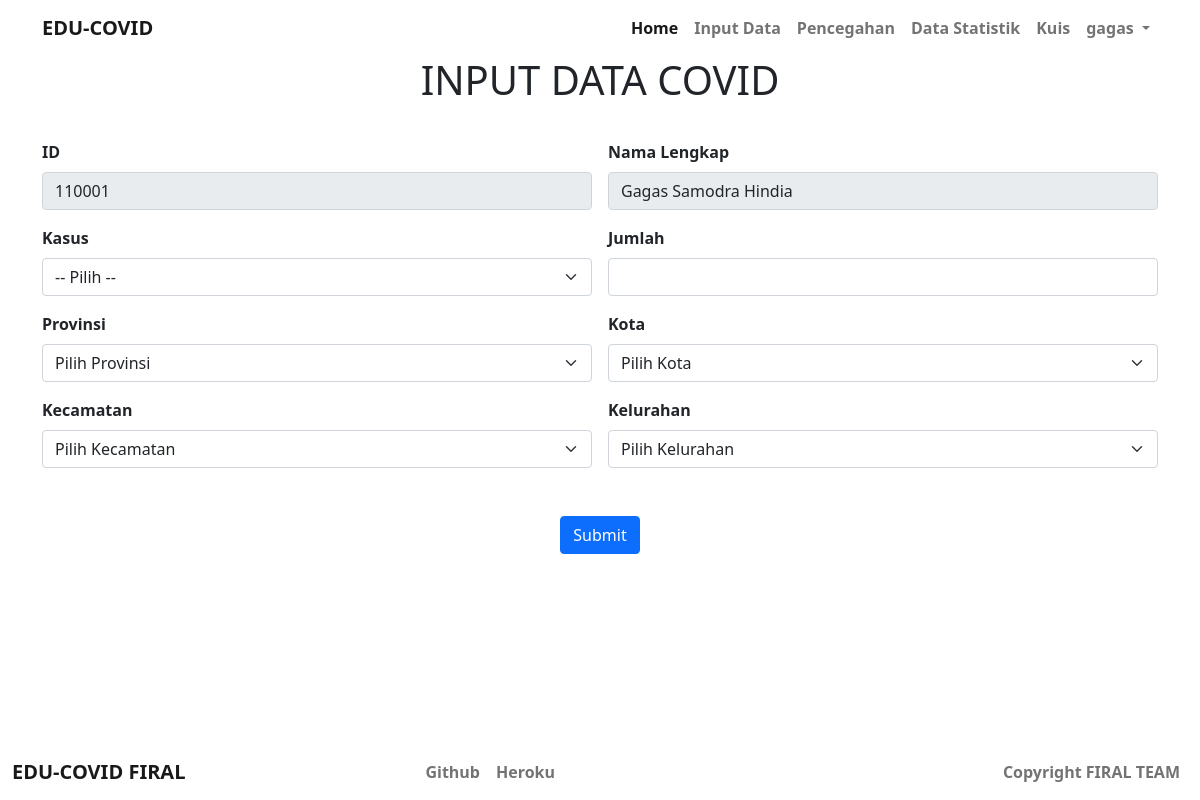
The app's page /input_covid.php (signed in) with its own data.
### tables this page shows
CREATE TABLE `akun` (
  `id` int(11) NOT NULL,
  `username` varchar(15) NOT NULL,
  `password` varchar(30) NOT NULL,
  `email` varchar(40) NOT NULL,
  `level` varchar(10) NOT NULL,
  `id_covid_ranger` int(11) NOT NULL
);

CREATE TABLE `covid_ranger` (
  `id` int(11) NOT NULL,
  `nama_lengkap` varchar(50) NOT NULL,
  `jenis_kelamin` varchar(50) NOT NULL,
  `email` varchar(40) NOT NULL,
  `no_hp` varchar(20) NOT NULL,
  `alamat` varchar(50) NOT NULL,
  `provinsi` varchar(50) NOT NULL,
  `kota` varchar(50) NOT NULL,
  `kelurahan` varchar(50) NOT NULL,
  `kecamatan` varchar(50) NOT NULL,
  `NIK` varchar(50) NOT NULL,
  `usia` int(11) NOT NULL,
  `tempat_lahir` varchar(50) NOT NULL,
  `tanggal_lahir` varchar(50) NOT NULL
);

### input_covid.php (the view, shortened to what this page needs)
<?php
    require_once 'config.php';
    $id = $_SESSION['id'];
    $result = mysqli_query($con, "SELECT * FROM akun where id_covid_ranger = '$id'");
    $row = mysqli_fetch_array($result);
    $id_ranger = $row['id_covid_ranger'];
    $ranger = mysqli_query($con, "SELECT * FROM covid_ranger where id = '$id_ranger'");
    $rows = mysqli_fetch_array($ranger);
 ?>
 <!DOCTYPE html>
 <html>
 <head>
    <link href="https://cdn.jsdelivr.net/npm/bootstrap@5.0.0-beta3/dist/css/bootstrap.min.css" rel="stylesheet"
>
    <link rel="stylesheet" href="css/style.css">
 </head>
 <body>
 	<header>
 		<nav class="navbar navbar-expand-lg navbar-light">
 			<div class="container-fluid">
 				<a class="navbar-brand" href="#">EDU-COVID</a>
 			<div class="collapse navbar-collapse" id="navbarNavDropdown">
 				<ul class="navbar-nav ms-auto">
 					<li class="nav-item">
 						<a class="nav-link active" aria-current="page" href="index.php">Home</a>
 					</li>
 					<li class="nav-item">
                        <a class="nav-link" href="input_covid.php">Input Data</a>
                    </li>
 					<li class="nav-item">
 						<a class="nav-link" href="pencegahan.php">Pencegahan</a>
 					</li>
 					<li class="nav-item">
 						<a class="nav-link" href="statistik.php">Data Statistik</a>
 					</li>
 					<li class="nav-item">
 						<a class="nav-link" href="kuis.php">Kuis</a>
 					</li>
 					<li class="nav-item dropdown">
 						<a class="nav-link dropdown-toggle" href="#" id="navbarDropdownMenuLink" role="button"
 						data-bs-toggle="dropdown" aria-expanded="false">
 						<?= $row['username'] ?>
 					</a>
 				</li>
 			</ul>
 		</div>
 	</div>
 </nav>
</header>
<div class="container">
	<h1 class="text-center">INPUT DATA COVID</h1>
<form class="row g-3" method="post">
  <div class="col-md-6">
    <label for="inputEmail4" class="form-label">ID</label>
    <input type="text" class="form-control" id="inputEmail4" readonly value="<?= $rows['id'] ?>" name="id_ranger">
  </div>
  <div class="col-md-6">
    <label for="inputPassword4" class="form-label">Nama Lengkap</label>
    <input type="text" class="form-control" id="inputPassword4" name="nama_lengkap" readonly value="<?= $rows['nama_lengkap'] ?>">
  </div>
  <div class="col-md-6">
    <label for="inputState" class="form-label">Kasus</label>
    <select id="inputState" class="form-select" name="kasus">
      <option selected>-- Pilih --</option>
    </select>
  </div>
  <div class="col-md-6">
    <label for="inputAddress" class="form-label">Jumlah</label>
    <input type="number" class="form-control" id="inputAddress" name="jumlah">
  </div>
  <div class="col-md-6">
  	<label for="inputState" class="form-label">Provinsi</label>
  	<select name="provinsi" id="provinsi" class="form-select">
  		<option value="" selected>Pilih Provinsi</option>
  	</select>
  </div>
  <div class="col-md-6">
  	<label for="inputState" class="form-label">Kota</label>
  	<select name="kota" id="kota" class="form-select">
  		<option value="" selected>Pilih Kota</option>
  	</select>
  </div>
  <div class="col-md-6">
  	<label for="inputState" class="form-label">Kecamatan</label>
  	<select name="kecamatan" id="kecamatan" class="form-select">
  		<option value="" selected>Pilih Kecamatan</option>
  	</select>
  </div>
  <div class="col-md-6">
  	<label for="inputState" class="form-label">Kelurahan</label>
  	<select name="kelurahan" id="kelurahan" class="form-select">
  		<option value="" selected>Pilih Kelurahan</option>
  	</select>
  </div>
  <div class="col-12 text-center">
    <button type="submit" class="btn btn-primary" name="input">Submit</button>
  </div>
</form>
</div>
	<footer class="mt-auto fixed-bottom">
        <nav class="navbar navbar-expand-lg navbar-light">
            <div class="container-fluid">
                <a class="navbar-brand" href="#">EDU-COVID FIRAL</a>
                <div class="navbar-nav m-auto">
                    <a class="nav-link" aria-current="page" href="#">Github</a>
                    <a class="nav-link" href="/pencegahan.html">Heroku</a>
                </div>
                <div class="navbar-nav ms-auto">
                    <a class="nav-link" aria-current="page" href="#">Copyright FIRAL TEAM</a>
                </div>
            </div>
        </nav>
    </footer>
 </body>
 </html>

### css/style.css (style rules this page uses)
body { box-sizing: border-box; }
header { padding: 0 30px; }
.container .row { margin-top:20px; }
.container-fluid a { font-weight: bold; }
label { font-weight: bold; }
input, button { border-radius: 10px; }
footer { margin-top: 30px; }

### records on screen
akun: username "gagas"
covid_ranger: id_ranger "110001", nama_lengkap "Gagas Samodra Hindia"
